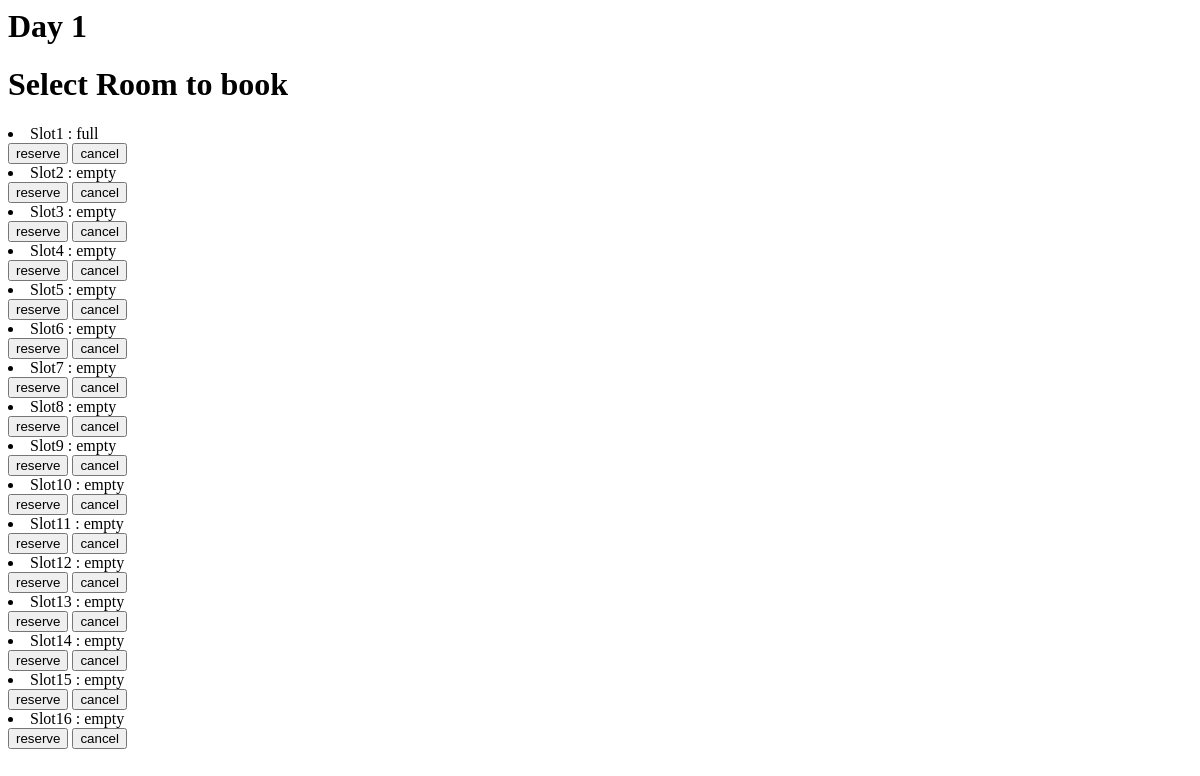
Page /user/pick_day/pick_room/1 on the earlier database version.
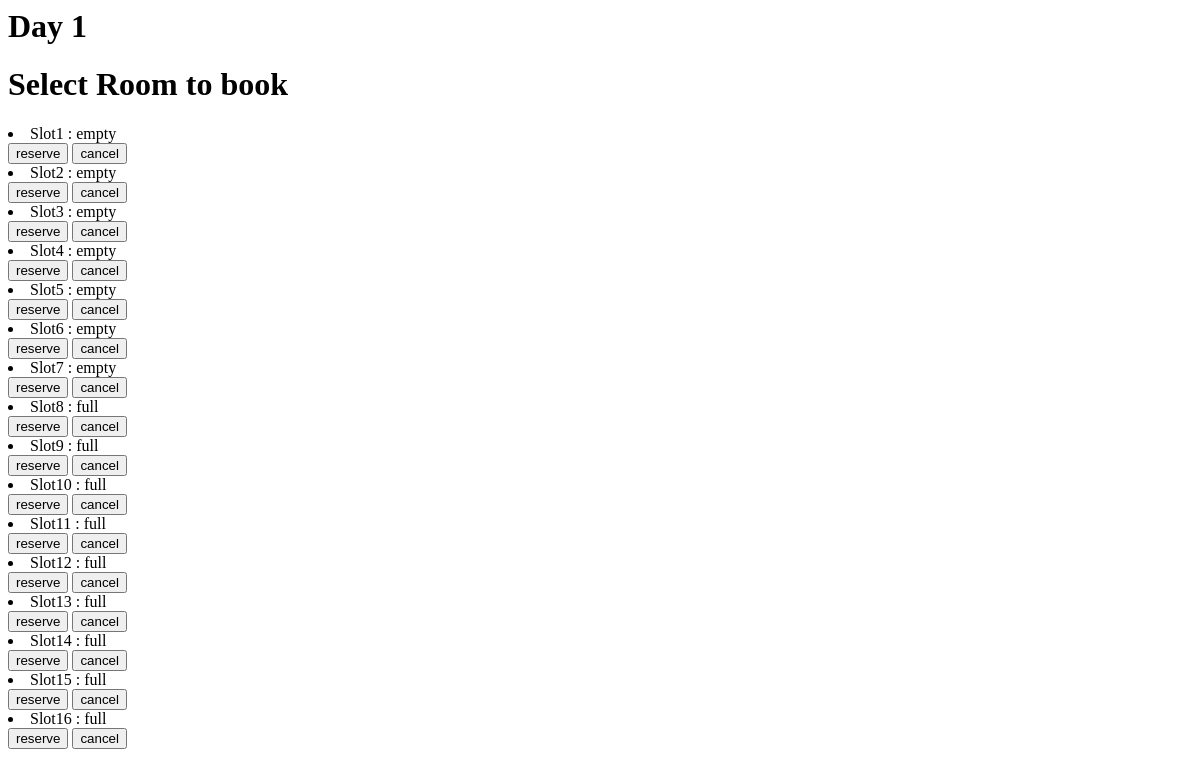
Same page on the later database version.
### app_mrbs/models.py (models this page shows, shortened)
class Day(models.Model):
    day = models.CharField(max_length = 2)

class Timeslot(models.Model):
    roomday = models.ForeignKey(RoomDay, on_delete = models.CASCADE)
    status1 = models.CharField(max_length = 20, default = "empty")
    user1 = models.CharField(max_length = 100, default = 'none')
    status2 = models.CharField(max_length = 20, default = "empty")
    user2 = models.CharField(max_length = 100, default = 'none')
    status3 = models.CharField(max_length = 20, default = "empty")
    user3 = models.CharField(max_length = 100, default = 'none')
    status4 = models.CharField(max_length = 20, default = "empty")
    user4 = models.CharField(max_length =  100, default = 'none')
    status5 = models.CharField(max_length = 20, default = "empty")
    user5 = models.CharField(max_length = 100, default = 'none')
    status6 = models.CharField(max_length = 20, default = "empty")
    user6 = models.CharField(max_length = 100, default = 'none')
    status7 = models.CharField(max_length = 20, default = "empty")
    user7 = models.CharField(max_length = 100, default = 'none')
    status8 = models.CharField(max_length = 20, default = "empty")
    user8 = models.CharField(max_length = 100, default = 'none')
    status9 = models.CharField(max_length = 20, default = "empty")
    user9 = models.CharField(max_length = 100, default = 'none')
    status10 = models.CharField(max_length = 20, default = "empty")
    user10 = models.CharField(max_length = 100, default = 'none')
    status11 = models.CharField(max_length = 20, default = "empty")
    user11 = models.CharField(max_length = 100, default = 'none')
    status12 = models.CharField(max_length = 20, default = "empty")
    user12 = models.CharField(max_length = 100, default = 'none')
    status13 = models.CharField(max_length = 20, default = "empty")
    user13 = models.CharField(max_length = 100, default = 'none')
    status14 = models.CharField(max_length = 20, default = "empty")
    user14 = models.CharField(max_length = 100, default = 'none')
    status15 = models.CharField(max_length = 20, default = "empty")
    user15 = models.CharField(max_length = 100, default = 'none')
    status16 = models.CharField(max_length = 20, default = "empty")
    user16 = models.CharField(max_length = 100, default = 'none')

### app_mrbs/views.py (the view, shortened to what this page needs)
# urls.py: path('user/pick_day/pick_room/<int:day_id>',views.pick_room, name = "pick_room"),
def pick_room(request, day_id):
    day = get_object_or_404(Day, pk = day_id)
    thisday = RoomDay.objects.filter(day = day_id) #เอาทุกห้องของวันนี้มา
    all_slot_room1 = Timeslot.objects.filter(roomday = thisday[0])[0] #เอาslotของห้องที่ 1 ของวันนี้มา
    all_slot_room2 = Timeslot.objects.filter(roomday = thisday[1])[0]
    all_slot_room3 = Timeslot.objects.filter(roomday = thisday[2])[0]
    all_slot_room4 = Timeslot.objects.filter(roomday = thisday[3])[0]
    all_slot_room5 = Timeslot.objects.filter(roomday = thisday[4])[0]
    slot1 = all_slot_room1.status1
    room_list = [all_slot_room1, all_slot_room2, all_slot_room3, all_slot_room4, all_slot_room5]
    reserve_slot1 = []
    for i in range(1, 66, 16):
        reserve_slot1.append(str(i))
    reserve_slot2 = []
    for i in range(2, 67, 16):
        reserve_slot2.append(str(i))
    reserve_slot3 = []
    for i in range(3, 68, 16):
        reserve_slot3.append(str(i))
    reserve_slot4 = []
    for i in range(4, 69, 16):
        reserve_slot4.append(str(i))
    reserve_slot5 = []
    for i in range(5, 70, 16):
        reserve_slot5.append(str(i))
    reserve_slot6 = []
    for i in range(6, 71, 16):
        reserve_slot6.append(str(i))
    reserve_slot7 = []
    for i in range(7, 72, 16):
        reserve_slot7.append(str(i))
    reserve_slot8 = []
    for i in range(8, 73, 16):
        reserve_slot8.append(str(i))
    reserve_slot9 = []
    for i in range(9, 74, 16):
        reserve_slot9.append(str(i))
    reserve_slot10 = []
    for i in range(10, 75, 16):
        reserve_slot10.append(str(i))
    reserve_slot11 = []
    for i in range(11, 76, 16):
        reserve_slot11.append(str(i))
    reserve_slot12 = []
    for i in range(12, 77, 16):
        reserve_slot12.append(str(i))
    reserve_slot13 = []
    for i in range(13, 78, 16):
        reserve_slot13.append(str(i))
    reserve_slot14 = []
    for i in range(14, 79, 16):
        reserve_slot14.append(str(i))
    reserve_slot15 = []
    for i in range(15, 80, 16):
        reserve_slot15.append(str(i))
    reserve_slot16 = []
    for i in range(16, 81, 16):
        reserve_slot16.append(str(i))
    cancel_slot1 = []
    for i in range(81, 146, 16):
        cancel_slot1.append(str(i))
    cancel_slot2 = []
    for i in range(82, 147, 16):
        cancel_slot2.append(str(i))
    cancel_slot3 = []
    for i in range(83, 148, 16):
        cancel_slot3.append(str(i))
    cancel_slot4 = []
    for i in range(84, 149, 16):
        cancel_slot4.append(str(i))
    cancel_slot5 = []
    for i in range(85, 150, 16):
        cancel_slot5.append(str(i))
    cancel_slot6 = []
    for i in range(86, 151, 16):
        cancel_slot6.append(str(i))
    cancel_slot7 = []
    for i in range(87, 152, 16):
        cancel_slot7.append(str(i))
    cancel_slot8 = []
    for i in range(88, 153, 16):
        cancel_slot8.append(str(i))
    cancel_slot9 = []
    for i in range(89, 154, 16):
        cancel_slot9.append(str(i))
    cancel_slot10 = []
    for i in range(90, 155, 16):
        cancel_slot10.append(str(i))
    cancel_slot11 = []
    for i in range(91, 156, 16):
        cancel_slot11.append(str(i))
    cancel_slot12 = []
    for i in range(92, 157, 16):
        cancel_slot12.append(str(i))
    cancel_slot13 = []
    for i in range(93, 158, 16):
        cancel_slot13.append(str(i))
    cancel_slot14 = []
    for i in range(94, 159, 16):
        cancel_slot14.append(str(i))
    cancel_slot15 = []
    for i in range(95, 160, 16):
        cancel_slot15.append(str(i))
    cancel_slot16 = []
    for i in range(96, 161, 16):
        cancel_slot16.append(str(i))
    user_name = request.session.get('user_name')
    list_status = [all_slot_room1.status1, all_slot_room1.status2]
    list_number = [0, 1]
    context = { 'day':day,
                'thisday':thisday,
                'all_slot_room1':all_slot_room1,
                'slot1':slot1,
                'list_status':list_status,
                'list_number':list_number }
    return render(request, 'app_mrbs/pick_room.html', context)

### app_mrbs/templates/app_mrbs/pick_room.html (shortened to what this page needs)
<h1> Day {{day.day}}</h1>
<h1>Select Room to book</h1>
<li>Slot1 :  {{all_slot_room1.status1}}</li>
  <form action="" method="post">
    <td><input type="submit" value="reserve" name= 1 ></td>
    <td><input type="submit" value="cancel" name=81></td>
<li>Slot2 :  {{all_slot_room1.status2}}</li>
  <form action="" method="post">
    <td><input type="submit" value="reserve" name= 2 ></td>
    <td><input type="submit" value="cancel" name=82></td>
<li>Slot3 :  {{all_slot_room1.status3}}</li>
  <form action="" method="post">
    <td><input type="submit" value="reserve" name= 3 ></td>
    <td><input type="submit" value="cancel" name=83></td>
<li>Slot4 :  {{all_slot_room1.status4}}</li>
  <form action="" method="post">
    <td><input type="submit" value="reserve" name= 4 ></td>
    <td><input type="submit" value="cancel" name=84></td>
<li>Slot5 :  {{all_slot_room1.status5}}</li>
  <form action="" method="post">
    <td><input type="submit" value="reserve" name= 5 ></td>
    <td><input type="submit" value="cancel" name=85></td>
<li>Slot6 :  {{all_slot_room1.status6}}</li>
  <form action="" method="post">
    <td><input type="submit" value="reserve" name= 6 ></td>
    <td><input type="submit" value="cancel" name=86></td>
<li>Slot7 :  {{all_slot_room1.status7}}</li>
  <form action="" method="post">
    <td><input type="submit" value="reserve" name= 7 ></td>
    <td><input type="submit" value="cancel" name=87></td>
<li>Slot8 :  {{all_slot_room1.status8}}</li>
  <form action="" method="post">
    <td><input type="submit" value="reserve" name= 8 ></td>
    <td><input type="submit" value="cancel" name=88></td>
<li>Slot9 :  {{all_slot_room1.status9}}</li>
  <form action="" method="post">
    <td><input type="submit" value="reserve" name= 9 ></td>
    <td><input type="submit" value="cancel" name=89></td>
<li>Slot10 :  {{all_slot_room1.status10}}</li>
  <form action="" method="post">
    <td><input type="submit" value="reserve" name= 10 ></td>
    <td><input type="submit" value="cancel" name=90></td>
<li>Slot11 :  {{all_slot_room1.status11}}</li>
  <form action="" method="post">
    <td><input type="submit" value="reserve" name= 11 ></td>
    <td><input type="submit" value="cancel" name=91></td>
<li>Slot12 :  {{all_slot_room1.status12}}</li>
  <form action="" method="post">
    <td><input type="submit" value="reserve" name= 12 ></td>
    <td><input type="submit" value="cancel" name=92></td>
<li>Slot13 :  {{all_slot_room1.status13}}</li>
  <form action="" method="post">
    <td><input type="submit" value="reserve" name= 13 ></td>
    <td><input type="submit" value="cancel" name=93></td>
<li>Slot14 :  {{all_slot_room1.status14}}</li>
  <form action="" method="post">
    <td><input type="submit" value="reserve" name= 14 ></td>
    <td><input type="submit" value="cancel" name=94></td>
<li>Slot15 :  {{all_slot_room1.status15}}</li>
  <form action="" method="post">
    <td><input type="submit" value="reserve" name= 15 ></td>
    <td><input type="submit" value="cancel" name=95></td>
<li>Slot16 :  {{all_slot_room1.status16}}</li>
  <form action="" method="post">
    <td><input type="submit" value="reserve" name= 16 ></td>
    <td><input type="submit" value="cancel" name=96></td>

Differences in the rows shown:
changed Timeslot "empty": status1 "full" → "empty"; status8 "empty" → "full"; status9 "empty" → "full"; status10 "empty" → "full"; status11 "empty" → "full"; status12 "empty" → "full"; status13 "empty" → "full"; status14 "empty" → "full"; status15 "empty" → "full"; status16 "empty" → "full"
